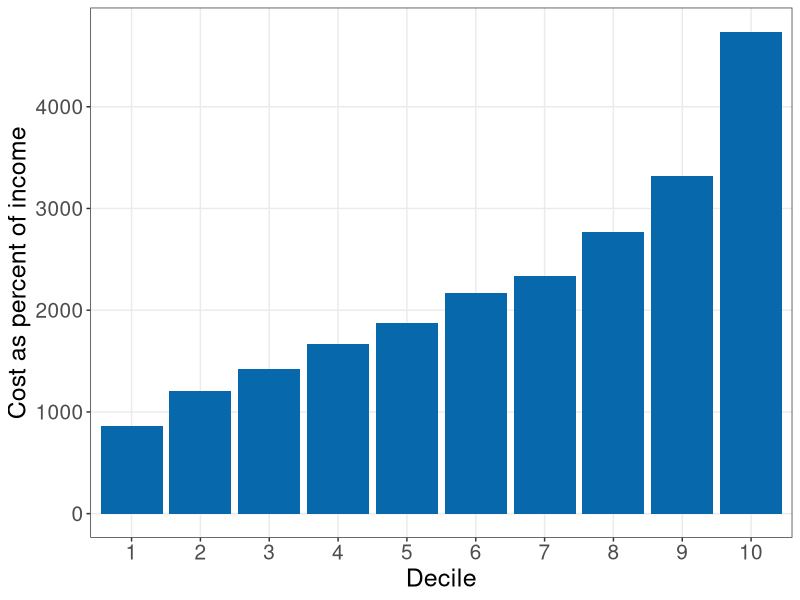
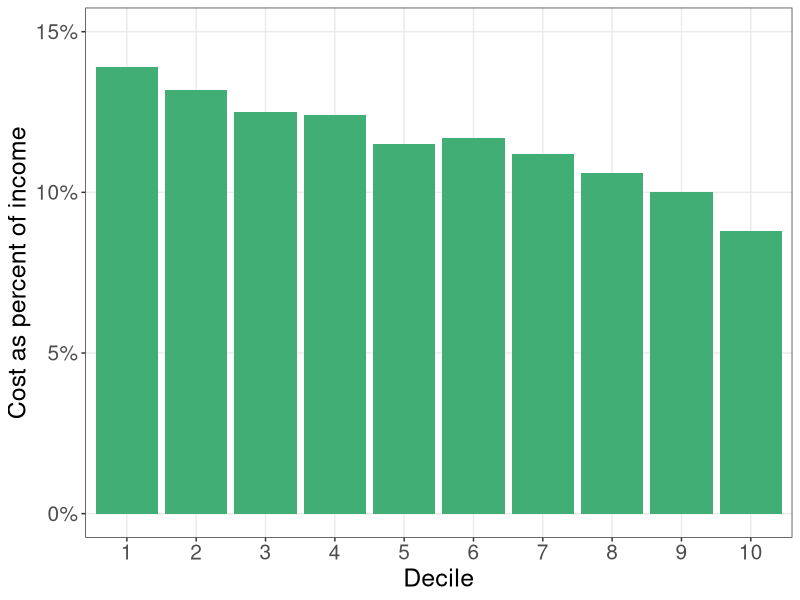

Write the R code that produced these figures, in order.
library(readxl)
library(ggplot2)
library(gridExtra)

fremsted_paul <- read_excel("indmarketdemand/fremsted_paul.xlsx")

plot1 <-
  ggplot(fremsted_paul, aes(as.factor(Decile), cost_per_person)) +
  geom_bar(position = "dodge", stat = "identity", fill = "#0868ac") +
  theme_bw()  +
  labs(y = "Cost as percent of income",
       x = "Decile") +
  theme(axis.text=element_text(size=15),
        axis.title=element_text(size=18),
        text = element_text(size=15),
        panel.grid.minor = element_blank())


plot2 <-
  ggplot(fremsted_paul, aes(as.factor(Decile), cost_percent_inc)) +
  geom_bar(position = "dodge", stat = "identity", fill = "#41ae76") +
  scale_y_continuous(labels = scales::percent_format(accuracy = 1), limits = c(NA, 0.15)) +
  theme_bw()  +
  labs(y = "Cost as percent of income",
       x = "Decile") +
  theme(axis.text=element_text(size=15),
        axis.title=element_text(size=18),
        text = element_text(size=15),
        panel.grid.minor = element_blank())

ggsave("indmarketdemand/plot_fp_A.pdf", plot1, width = 9, height = 7)
ggsave("indmarketdemand/plot_fp_B.pdf", plot2, width = 9, height = 7)
